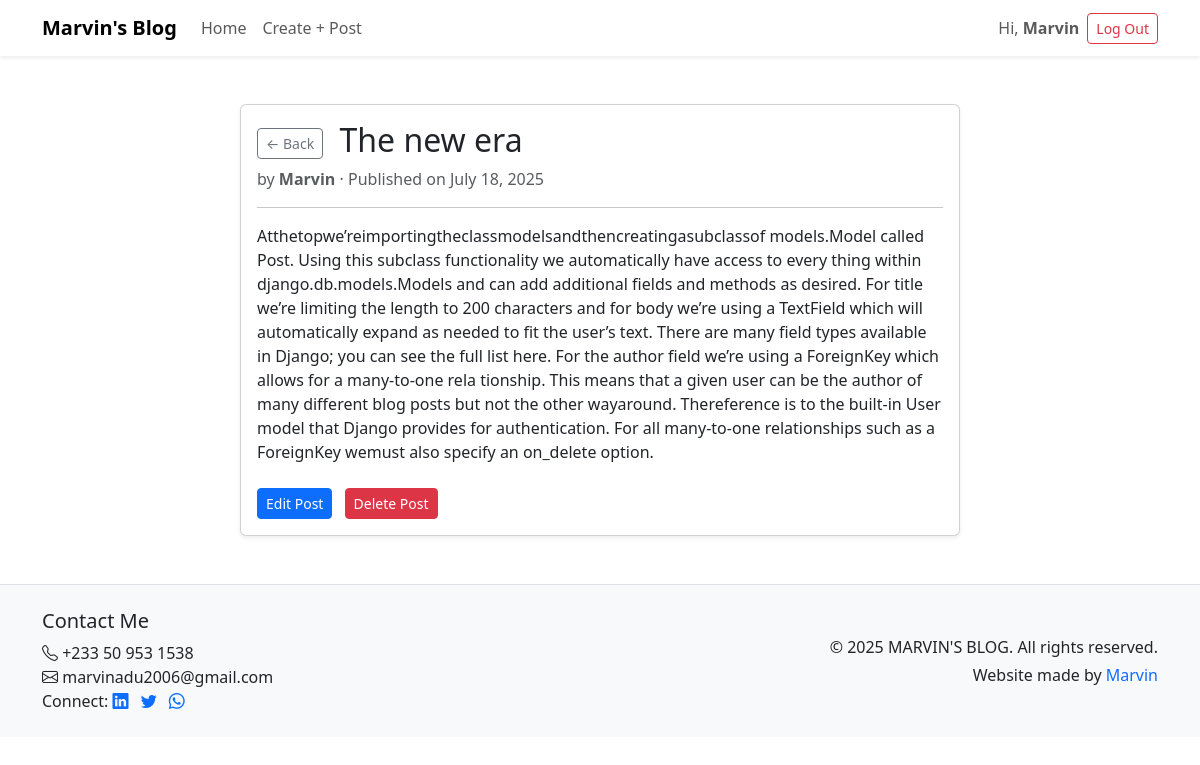
The app's page /post/1/ (signed in) with its own data.
### blog/models.py (models this page shows, shortened)
class Post(models.Model):
    title = models.CharField(max_length=200)
    author = models.ForeignKey('auth.User',on_delete=models.CASCADE)
    summary = models.CharField(max_length=400)
    body = models.TextField()
    created_at = models.DateTimeField(auto_now_add=True)

### blog/views.py (the view)
# urls.py: path('post/<int:pk>/',views.BlogDetailView.as_view(),name='detail'),
class BlogDetailView(DetailView):
    model = Post
    template_name = 'detail.html'
    context_object_name = 'post'

### templates/detail.html (shortened to what this page needs)
{% extends 'base.html' %}
{% block content %}
<div class="container mt-5">
    <div class="row justify-content-center">
        <div class="col-md-8">
            <div class="card shadow-sm">
                <div class="card-body">
                    <h2 class="card-title">
                        <a href="{% url 'home' %}" class="btn btn-outline-secondary btn-sm me-2">&larr; Back</a>
                        {{ post.title }}
                    </h2>
                    <p class="text-muted mb-1">
                        by <strong>{{post.author.username}}</strong> &middot; Published on {{post.created_at|date:"F j, Y"}}
                    </p>
                    <hr>
                    <div class="mb-4">
                        <p>{{post.body}}</p>
                    </div>
                    {% if user.is_authenticated and user.username == post.author.username %}
                        <a href="{% url 'edit' post.pk %}" class="btn btn-primary btn-sm me-2">Edit Post</a>
                        <a href="{% url 'delete' post.pk %}" class="btn btn-danger btn-sm">Delete Post</a>
                    {% endif %}
                </div>
            </div>
        </div>
    </div>
</div>
{% endblock content %}

### templates/base.html (shortened to what this page needs)
<!DOCTYPE html>
<html lang="en">
<head>
    <link href="https://cdn.jsdelivr.net/npm/bootstrap@5.3.3/dist/css/bootstrap.min.css" rel="stylesheet">
</head>
<body>
    <nav class="navbar navbar-expand-lg navbar-light bg-white shadow-sm mb-4">
        <div class="container">
            <a class="navbar-brand fw-bold" href="{% url 'home' %}">Marvin's Blog</a>
            <div class="collapse navbar-collapse" id="navbarBlog">
                <ul class="navbar-nav me-auto mb-2 mb-lg-0">
                    <li class="nav-item">
                        <a class="nav-link" href="{% url 'home' %}">Home</a>
                    </li>
                    {% if user.is_authenticated %}
                    <li class="nav-item">
                        <a class="nav-link" href="{% url 'create' %}">Create + Post</a>
                    </li>
                    {% endif %}
                </ul>
                <ul class="navbar-nav ms-auto mb-2 mb-lg-0 align-items-lg-center">
                    {% if user.is_authenticated %}
                    <li class="nav-item d-none d-lg-block">
                        <span class="navbar-text me-2">Hi, <strong>{{ user.username }}</strong></span>
                    </li>
                    <li class="nav-item">
                        <form method="post" action="{% url 'logout' %}">
                            <button type="submit" class="btn btn-outline-danger btn-sm">Log Out</button>
                        </form>
                    </li>
                    {% else %}
                    <li class="nav-item">
                        <a class="btn btn-primary btn-sm" href="{% url 'signup' %}">Sign Up</a>
                    </li>
                    {% endif %}
                </ul>
            </div>
        </div>
    </nav>
    <div class="container">
        {% block content %}
        {% endblock content %}
    </div>
    <footer class="bg-light text-dark mt-5 py-4 border-top">
        <div class="container">
            <div class="row align-items-center">
                <div class="col-md-6 mb-3 mb-md-0">
                    <h5>Contact Me</h5>
                    <ul class="list-unstyled mb-0">
                        <li><i class="bi bi-telephone"></i> +233 50 953 1538</li>
                        <li><i class="bi bi-envelope"></i> marvinadu2006@gmail.com</li>
                        <li>
                            Connect:
                            <a href="https://www.linkedin.com/in/marvin-adu-24a24a34a/" class="link me-2" target="_blank"><i class="bi bi-linkedin"></i></a>
                            <a href="https://x.com/Marvincodes_365" class="link me-2" target="_blank"><i class="bi bi-twitter"></i></a>
                            <a href="https://wa.me/233509531538" class="link" target="_blank"><i class="bi bi-whatsapp"></i></a>
                        </li>
                    </ul>
                </div>
                <div class="col-md-6 text-md-end">
                    <p class="mb-1">&copy; 2025 MARVIN'S BLOG. All rights reserved.</p>
                    <p class="mb-0">Website made by <a href="#" class="link">Marvin</a></p>
                </div>
            </div>
        </div>
    </footer>
    <link rel="stylesheet" href="https://cdn.jsdelivr.net/npm/bootstrap-icons@1.11.3/font/bootstrap-icons.css">
</body>
</html>

### templates/base.html (style rules this page uses)
.link { text-decoration: none; }

### records on screen
Post: title "The new era", author.username "Marvin", created_at "July 18, 2025", body "Atthetopwe’reimportingtheclassmodelsandthencreatingasubclassof models.Model called Post. Using this subclass functionality we automatically have access to every thing within django.db.models.Models and can add additional fields and methods as desired. For title we’re limiting the length to 200 characters and for body we’re using a TextField which will automatically expand as needed to fit the user’s text. There are many field types available in Django; you can see the full list here. For the author field we’re using a ForeignKey which allows for a many-to-one rela tionship. This means that a given user can be the author of many different blog posts but not the other wayaround. Thereference…"

### other values on screen
{{ user.username }} "Marvin"
